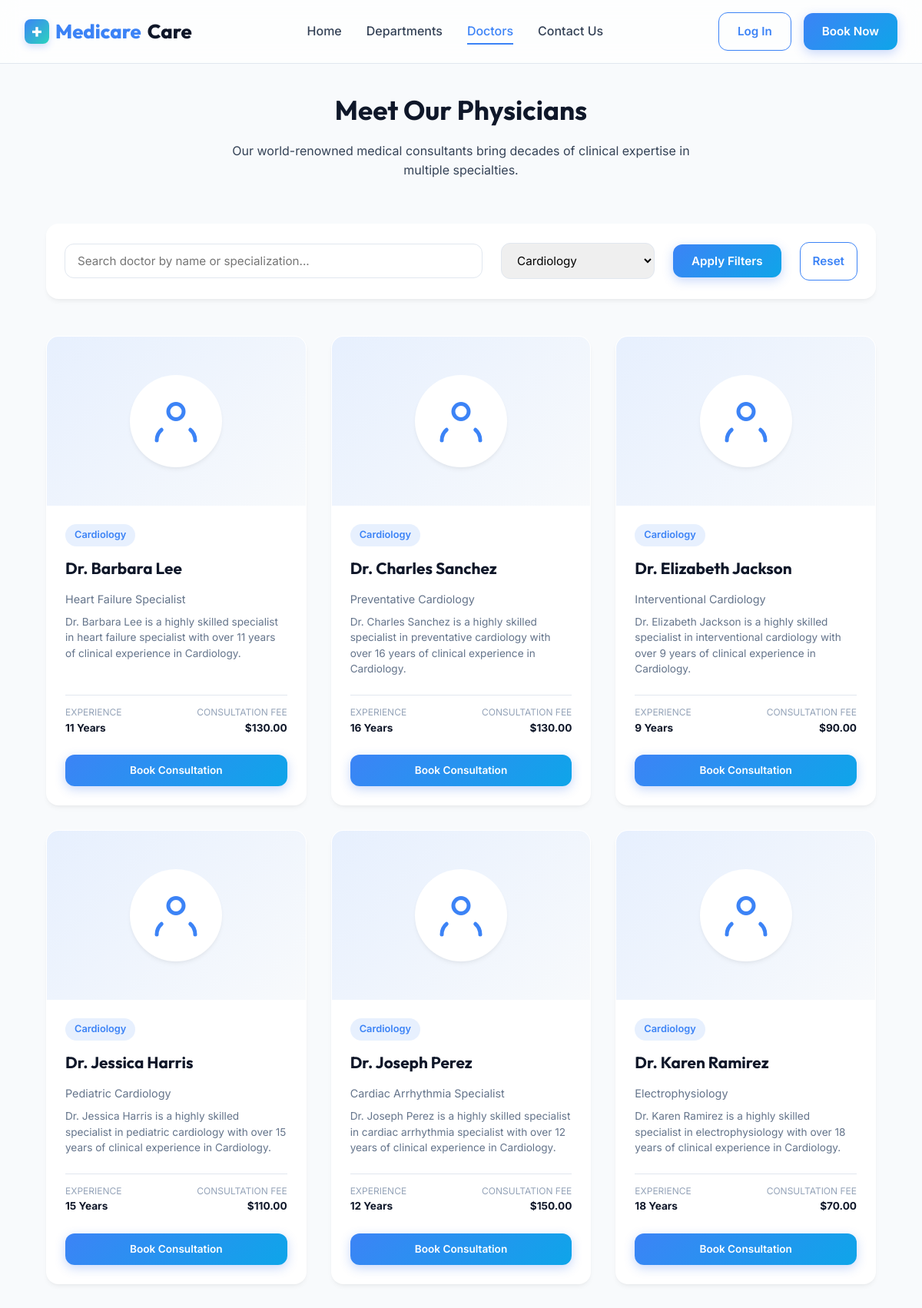
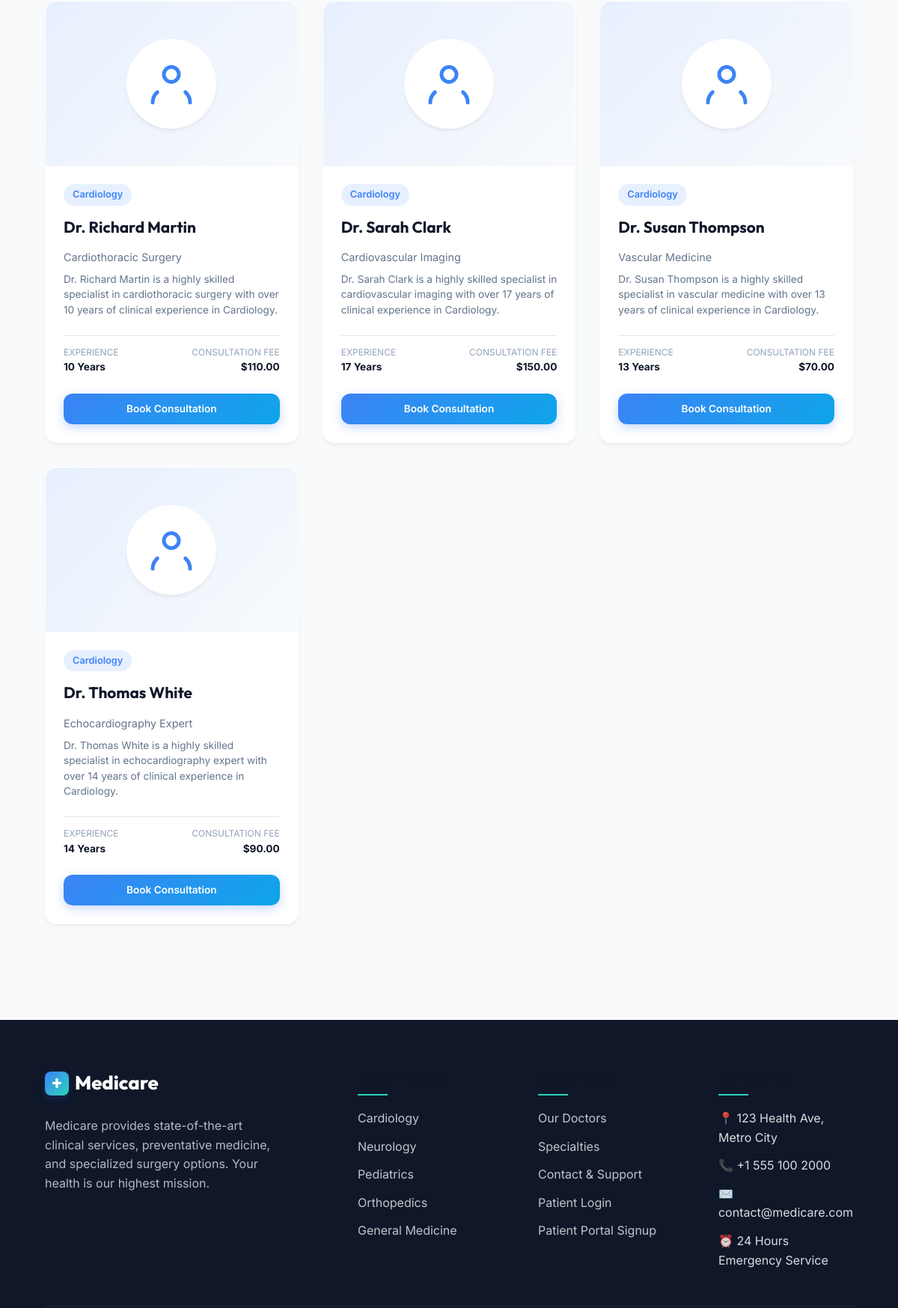
Page /pages/doctors.php?department_id=1 (upper part) on the committed database (2 pictures, top to bottom).
### tables this page shows
CREATE TABLE doctors (
    id INT AUTO_INCREMENT PRIMARY KEY,
    user_id INT NOT NULL UNIQUE,
    department_id INT,
    specialization VARCHAR(100),
    experience_years INT,
    consultation_fee DECIMAL(10,2) NOT NULL DEFAULT 0.00,
    bio TEXT,
    created_at TIMESTAMP DEFAULT CURRENT_TIMESTAMP,
    CONSTRAINT fk_doctor_user FOREIGN KEY (user_id) REFERENCES users(id) ON DELETE CASCADE,
    CONSTRAINT fk_doctor_department FOREIGN KEY (department_id) REFERENCES departments(id) ON DELETE SET NULL
);

CREATE TABLE departments (
    id INT AUTO_INCREMENT PRIMARY KEY,
    name VARCHAR(100) NOT NULL UNIQUE,
    description TEXT,
    icon VARCHAR(50) NOT NULL,
    created_at TIMESTAMP DEFAULT CURRENT_TIMESTAMP
);

CREATE TABLE users (
    id INT AUTO_INCREMENT PRIMARY KEY,
    username VARCHAR(50) NOT NULL UNIQUE,
    password VARCHAR(255) NOT NULL,
    email VARCHAR(100) NOT NULL UNIQUE,
    first_name VARCHAR(50) NOT NULL,
    last_name VARCHAR(50) NOT NULL,
    role ENUM('patient', 'doctor', 'nurse', 'admin') NOT NULL,
    phone VARCHAR(20),
    gender ENUM('male', 'female', 'other'),
    dob DATE,
    created_at TIMESTAMP DEFAULT CURRENT_TIMESTAMP
);

### pages/doctors.php (the view, shortened to what this page needs)
<?php
require_once '../includes/header.php';
require_once '../includes/db.php';
$depts = [];
try {
    $depts = $pdo->query("SELECT * FROM departments ORDER BY name ASC")->fetchAll();
} catch (PDOException $e) {
}
$filter_dept = isset($_GET['department_id']) ? intval($_GET['department_id']) : 0;
$search_query = isset($_GET['search']) ? trim($_GET['search']) : '';
$doctors = [];
try {
    $sql = "
        SELECT d.*, u.first_name, u.last_name, u.email, u.phone, u.gender,
               dept.name as department_name, dept.icon as department_icon
        FROM doctors d
        JOIN users u ON d.user_id = u.id
        LEFT JOIN departments dept ON d.department_id = dept.id
        WHERE 1=1
    ";
    $params = [];
    if ($filter_dept > 0) {
        $sql .= " AND d.department_id = ?";
        $params[] = $filter_dept;
    }
    $sql .= " ORDER BY u.first_name ASC";
    $stmt = $pdo->prepare($sql);
    $stmt->execute($params);
    $doctors = $stmt->fetchAll();
} catch (PDOException $e) {
}
?>
<div class="fade-in">
    <div class="section-title">
        <h2>Meet Our Physicians</h2>
        <p>Our world-renowned medical consultants bring decades of clinical expertise in multiple specialties.</p>
    </div>
    <div class="search-filter-bar">
        <form method="GET" action="doctors.php" style="display:flex; width:100%; gap:1.5rem; flex-wrap:wrap; align-items:center;">
            <div class="search-input-wrapper">
                <input type="text" name="search" class="form-control" placeholder="Search doctor by name or specialization..." value="<?php echo htmlspecialchars($search_query); ?>">
            </div>
            <div style="min-width:200px;">
                <select name="department_id" class="form-control" onchange="this.form.submit()">
                    <?php foreach ($depts as $dept): ?>
                        <option value="<?php echo $dept['id']; ?>" <?php echo $filter_dept === intval($dept['id']) ? 'selected' : ''; ?>>
                            <?php echo htmlspecialchars($dept['name']); ?>
                        </option>
                    <?php endforeach; ?>
                </select>
            </div>
            <button type="submit" class="btn btn-primary">Apply Filters</button>
            <?php if ($filter_dept > 0 || !empty($search_query)): ?>
                <a href="doctors.php" class="btn btn-outline" style="padding:0.75rem 1rem;">Reset</a>
            <?php endif; ?>
        </form>
    </div>
    <div class="doctors-grid">
        <?php if (count($doctors) === 0): ?>
            <div style="grid-column: 1 / -1; text-align:center; padding:3rem; background:white; border-radius:var(--radius-lg); box-shadow:var(--shadow-md);">
                <h3>No Medical Specialists Found</h3>
                <p style="color:#64748b; margin-top:0.5rem;">Try adjusting your search queries or department dropdown selections.</p>
            </div>
        <?php else: ?>
            <?php foreach ($doctors as $doc): ?>
                <div class="doc-card">
                    <div class="doc-img-container">
                        <div class="doc-avatar-svg">
                            <svg width="60" height="60" viewBox="0 0 24 24" fill="none" stroke="currentColor" stroke-width="2" stroke-linecap="round" stroke-linejoin="round">
                                <path d="M4.5 16.5c-1.5 1.26-2.5 3.19-2.5 5.5"/>
                                <path d="M22 22c0-2.31-1-4.24-2.5-5.5"/>
                                <circle cx="12" cy="7" r="4"/>
                            </svg>
                        </div>
                    </div>
                    <div class="doc-info">
                        <span class="doc-dept-tag"><?php echo htmlspecialchars($doc['department_name'] ?? 'General Medicine'); ?></span>
                        <h3>Dr. <?php echo htmlspecialchars($doc['first_name'] . ' ' . $doc['last_name']); ?></h3>
                        <div class="doc-specialty"><?php echo htmlspecialchars($doc['specialization']); ?></div>
                        <p style="font-size:0.85rem; color:#64748b; margin-bottom:1.5rem; line-height:1.5;">
                            <?php echo htmlspecialchars($doc['bio'] ?? 'Medical practitioner dedicated to premium patient recovery plans.'); ?>
                        </p>
                        <div class="doc-meta">
                            <div>
                                <span style="display:block; font-size:0.75rem; color:#94a3b8; text-transform:uppercase;">Experience</span>
                                <strong style="color:var(--dark);"><?php echo intval($doc['experience_years']); ?> Years</strong>
                            </div>
                            <div style="text-align:right;">
                                <span style="display:block; font-size:0.75rem; color:#94a3b8; text-transform:uppercase;">Consultation Fee</span>
                                <span class="doc-fee">$<?php echo number_format($doc['consultation_fee'], 2); ?></span>
                            </div>
                        </div>
                        <div style="margin-top: 1.5rem; width: 100%;">
                            <a href="appointments.php?doctor_id=<?php echo $doc['id']; ?>" class="btn btn-primary" style="width:100%; justify-content:center; font-size:0.85rem; padding:0.6rem 1rem;">Book Consultation</a>
                        </div>
                    </div>
                </div>
            <?php endforeach; ?>
        <?php endif; ?>
    </div>
</div>
<?php require_once '../includes/footer.php'; ?>

### css/style.css (style rules this page uses)
:root { --font-primary: 'Outfit', sans-serif; --font-secondary: 'Inter', sans-serif; --primary: hsl(217, 91%, 60%); --primary-hover: hsl(217, 91%, 50%); --primary-soft: hsl(217, 91%, 95%); --secondary: #0ea5e9; --accent: hsl(172, 66%, 50%); --accent-hover: hsl(172, 66%, 40%); --dark: hsl(222, 47%, 11%); --dark-soft: hsl(215, 25%, 27%); --bg-main: hsl(210, 40%, 98%); --bg-card: #ffffff; --bg-glass: rgba(255, 255, 255, 0.75); --success: #10b981; --error: #ef4444; --warning: #f59e0b; --info: #3b82f6; --border-color: hsl(214, 32%, 91%); --radius-sm: 8px; --radius-md: 12px; --radius-lg: 16px; --radius-xl: 24px; --shadow-sm: 0 1px 3px rgba(0,0,0,0.1); --shadow-md: 0 4px 6px -1px rgba(0,0,0,0.05), 0 2px 4px -1px rgba(0,0,0,0.03); --shadow-lg: 0 10px 25px -5px rgba(0, 0, 0, 0.05), 0 8px 10px -6px rgba(0, 0, 0, 0.03); --shadow-xl: 0 20px 25px -5px rgba(0, 0, 0, 0.08), 0 10px 10px -5px rgba(0, 0, 0, 0.04); --transition: all 0.3s cubic-bezier(0.4, 0, 0.2, 1); }
* { margin: 0; padding: 0; box-sizing: border-box; }
body { font-family: var(--font-secondary); background-color: var(--bg-main); color: var(--dark-soft); line-height: 1.6; overflow-x: hidden; }
h1, h2, h3, h4, h5, h6 { font-family: var(--font-primary); color: var(--dark); font-weight: 700; }
a { text-decoration: none; color: inherit; transition: var(--transition); }
button, input, select, textarea { font-family: inherit; }
.btn { display: inline-flex; align-items: center; gap: 0.5rem; padding: 0.75rem 1.5rem; border-radius: var(--radius-md); font-weight: 600; font-size: 0.95rem; cursor: pointer; transition: var(--transition); border: none; outline: none; }
.btn-primary { background: linear-gradient(135deg, var(--primary), var(--secondary)); color: white; box-shadow: 0 4px 14px rgba(37, 99, 235, 0.25); }
.btn-outline { background: transparent; color: var(--primary); border: 1px solid var(--primary); }
.section-title { text-align: center; margin-bottom: 3.5rem; }
.section-title h2 { font-size: 2.2rem; margin-bottom: 0.75rem; }
.section-title p { color: var(--dark-soft); max-width: 600px; margin: 0 auto; }
.departments-grid, .doctors-grid { display: grid; grid-template-columns: repeat(auto-fill, minmax(280px, 1fr)); gap: 2rem; margin-bottom: 4rem; }
.dept-card, .doc-card { background: var(--bg-card); border-radius: var(--radius-lg); padding: 2.5rem 2rem; box-shadow: var(--shadow-md); transition: var(--transition); border: 1px solid transparent; display: flex; flex-direction: column; align-items: flex-start; }
.dept-card h3, .doc-card h3 { margin-bottom: 0.75rem; font-size: 1.3rem; }
.doc-card { padding: 0; overflow: hidden; }
.doc-img-container { width: 100%; height: 220px; background: linear-gradient(135deg, var(--primary-soft), var(--bg-main)); display: flex; align-items: center; justify-content: center; position: relative; }
.doc-avatar-svg { width: 120px; height: 120px; border-radius: 50%; background: white; box-shadow: var(--shadow-md); display: flex; align-items: center; justify-content: center; color: var(--primary); }
.doc-info { padding: 1.5rem; display: flex; flex-direction: column; width: 100%; flex-grow: 1; }
.doc-dept-tag { background: var(--primary-soft); color: var(--primary); padding: 0.25rem 0.75rem; border-radius: 20px; font-size: 0.8rem; font-weight: 600; align-self: flex-start; margin-bottom: 0.75rem; }
.doc-specialty { font-size: 0.9rem; color: #64748b; margin-bottom: 0.5rem; }
.doc-meta { display: flex; justify-content: space-between; font-size: 0.85rem; border-top: 1px solid var(--border-color); padding-top: 0.75rem; margin-top: auto; width: 100%; }
.doc-fee { font-weight: 700; color: var(--dark); }
.form-control { padding: 0.75rem 1rem; border: 1px solid var(--border-color); border-radius: var(--radius-md); font-size: 0.95rem; transition: var(--transition); outline: none; width: 100%; }
.search-filter-bar { background: white; border-radius: var(--radius-lg); padding: 1.5rem; box-shadow: var(--shadow-md); display: flex; gap: 1.5rem; align-items: center; margin-bottom: 3rem; flex-wrap: wrap; }
.search-input-wrapper { flex-grow: 1; position: relative; }
.fade-in { animation: fadeIn 0.4s ease forwards; }

### rows in the picture
doctors: department.name "Cardiology", user.last_name "Barbara Lee", specialization "Heart Failure Specialist", bio "Dr. Barbara Lee is a highly skilled specialist in heart failure specialist with over 11 years of clinical experience in Cardiology.", experience_years "11", consultation_fee "130.00"
doctors: department.name "Cardiology", user.last_name "Charles Sanchez", specialization "Preventative Cardiology", bio "Dr. Charles Sanchez is a highly skilled specialist in preventative cardiology with over 16 years of clinical experience in Cardiology.", experience_years "16", consultation_fee "130.00"
doctors: department.name "Cardiology", user.last_name "Elizabeth Jackson", specialization "Interventional Cardiology", bio "Dr. Elizabeth Jackson is a highly skilled specialist in interventional cardiology with over 9 years of clinical experience in Cardiology.", experience_years "9", consultation_fee "90.00", $doc['id'] 1 (drawn)
doctors: department.name "Cardiology", user.last_name "Jessica Harris", specialization "Pediatric Cardiology", bio "Dr. Jessica Harris is a highly skilled specialist in pediatric cardiology with over 15 years of clinical experience in Cardiology.", experience_years "15", consultation_fee "110.00"
doctors: department.name "Cardiology", user.last_name "Joseph Perez", specialization "Cardiac Arrhythmia Specialist", bio "Dr. Joseph Perez is a highly skilled specialist in cardiac arrhythmia specialist with over 12 years of clinical experience in Cardiology.", experience_years "12", consultation_fee "150.00"
doctors: department.name "Cardiology", user.last_name "Karen Ramirez", specialization "Electrophysiology", bio "Dr. Karen Ramirez is a highly skilled specialist in electrophysiology with over 18 years of clinical experience in Cardiology.", experience_years "18", consultation_fee "70.00", $doc['id'] 10 (drawn)
doctors: department.name "Cardiology", user.last_name "Richard Martin", specialization "Cardiothoracic Surgery", bio "Dr. Richard Martin is a highly skilled specialist in cardiothoracic surgery with over 10 years of clinical experience in Cardiology.", experience_years "10", consultation_fee "110.00"
doctors: department.name "Cardiology", user.last_name "Sarah Clark", specialization "Cardiovascular Imaging", bio "Dr. Sarah Clark is a highly skilled specialist in cardiovascular imaging with over 17 years of clinical experience in Cardiology.", experience_years "17", consultation_fee "150.00"
doctors: department.name "Cardiology", user.last_name "Susan Thompson", specialization "Vascular Medicine", bio "Dr. Susan Thompson is a highly skilled specialist in vascular medicine with over 13 years of clinical experience in Cardiology.", experience_years "13", consultation_fee "70.00"
doctors: department.name "Cardiology", user.last_name "Thomas White", specialization "Echocardiography Expert", bio "Dr. Thomas White is a highly skilled specialist in echocardiography expert with over 14 years of clinical experience in Cardiology.", experience_years "14", consultation_fee "90.00"

### other values in the picture
form field department_id "Cardiology"
